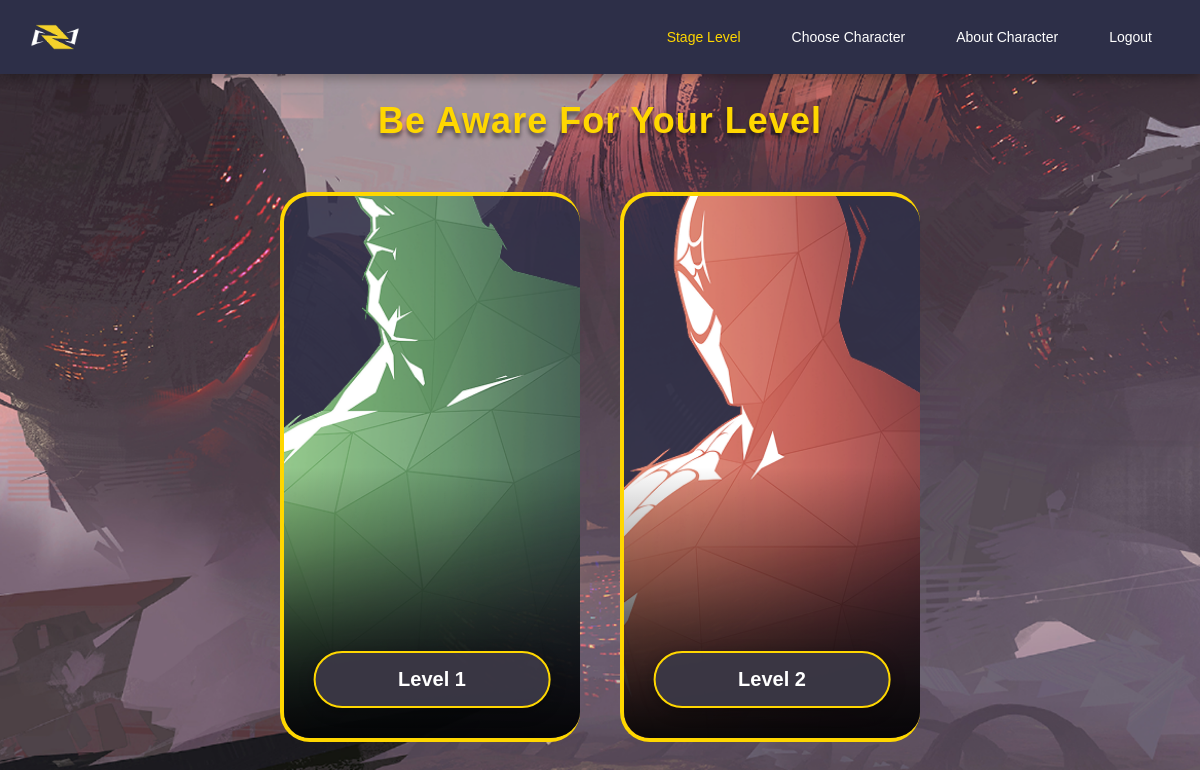
/index.php (signed in), run on the app's committed database.
### tables this page shows
CREATE TABLE `levels` (
  `id` int NOT NULL,
  `level_name` varchar(100) NOT NULL,
  `difficulty` enum('Easy','Medium','Hard') DEFAULT 'Easy',
  `background_image` varchar(255) DEFAULT NULL,
  `card_image` varchar(255) DEFAULT NULL,
  `enemy_character_id` int DEFAULT NULL
);

### functions/auth.php (called while the page is built, shortened)
<?php
function isLoggedIn() {
    return isset($_SESSION['user_id']);
}
function getCurrentUser() {
    if (isLoggedIn()) {
        return ['id' => $_SESSION['user_id'], 'username' => $_SESSION['username']];
    }
    return null;
}
?>

### index.php (the view, shortened to what this page needs)
<?php
require_once 'config/db.php';
require_once 'functions/auth.php';
$currentUser = getCurrentUser();
$userId = $currentUser['id'];
$progressQuery = "SELECT unlocked_level_id FROM user_progress WHERE user_id = ?";
$stmt = $conn->prepare($progressQuery);
$stmt->bind_param("i", $userId);
$stmt->execute();
$progressResult = $stmt->get_result();
$unlockedLevelId = 1;
if ($progressResult->num_rows > 0) {
    $row = $progressResult->fetch_assoc();
    $unlockedLevelId = $row['unlocked_level_id'];
} else {
    $conn->query("INSERT INTO user_progress (user_id, unlocked_level_id) VALUES ($userId, 1)");
}
$levelsQuery = "SELECT * FROM levels ORDER BY id ASC";
$levelsResult = $conn->query($levelsQuery);
?>
<!DOCTYPE html>
<html lang="en">
<head>
</head>
<body>
    <header>
        <div class="logo"></div>
        <nav>
            <a href="index.php" class="active">Stage Level</a>
            <a href="#" onclick="alert('Pilih Level Terlebih Dahulu!')">Choose Character</a>
            <a href="about-character.php">About Character</a>
            <a href="logout.php">Logout</a>
        </nav>
    </header>
    <main>
        <h1>Be Aware For Your Level</h1>
        <div class="levels-container">
            <?php if ($levelsResult->num_rows > 0): ?>
                <?php while($level = $levelsResult->fetch_assoc()): ?>
                    <?php
                        $isLocked = $level['id'] > $unlockedLevelId;
                    ?>
                    <div class="level-card <?php echo $isLocked ? 'locked' : ''; ?>"
                         onclick="<?php echo $isLocked ? "showLockedAlert()" : "selectLevel(" . $level['id'] . ")"; ?>">
                        <div class="card-image" style="background-image: url('<?php echo $level['card_image']; ?>');"></div>
                        <div class="card-overlay"></div>
                        <div class="level-btn">
                            <?php echo $isLocked ? 'Locked' : $level['level_name']; ?>
                        </div>
                    </div>
                <?php endwhile; ?>
            <?php else: ?>
                <p style="color:white;">Level data not found.</p>
            <?php endif; ?>
        </div>
    </main>
</body>
</html>

### index.php (style rules this page uses)
* { margin: 0; padding: 0; box-sizing: border-box; font-family: Arial, sans-serif; }
body { background: url('assets/backgrounds/level-bg.png') no-repeat center center fixed; background-size: cover; min-height: 100vh; overflow-x: hidden; }
header { background: #2d2f48; padding: 12px 30px; display: flex; justify-content: space-between; align-items: center; position: fixed; top: 0; left: 0; width: 100%; z-index: 100; box-shadow: 0 4px 10px rgba(0,0,0,0.3); }
.logo { width: 50px; height: 50px; background: url('assets/logo/logo-header.png') no-repeat center/contain; }
nav { display: flex; gap: 15px; }
nav a { color: #fff; text-decoration: none; padding: 8px 18px; font-size: 14px; border-radius: 5px; transition: background 0.3s; }
nav a.active { color: #ffd700; }
main { padding-top: 100px; padding-bottom: 50px; display: flex; flex-direction: column; align-items: center; }
h1 { color: #ffd700; font-size: 36px; margin-bottom: 50px; text-transform: capitalize; text-shadow: 0 4px 4px rgba(0,0,0,0.5); letter-spacing: 1px; }
.levels-container { display: flex; justify-content: center; gap: 40px; flex-wrap: wrap; max-width: 1200px; }
.level-card { width: 300px; height: 550px; border-radius: 30px; position: relative; cursor: pointer; overflow: hidden; transition: transform 0.3s ease, box-shadow 0.3s ease; background: rgba(45, 47, 72, 0.8); border-style: solid; border-width: 4px 0 4px 4px; border-color: #ffd700; }
.card-overlay { position: absolute; top: 0; left: 0; width: 100%; height: 100%; z-index: 1; background: linear-gradient(to bottom, rgba(0,0,0,0) 50%, rgba(0,0,0,0.6) 80%, rgba(0,0,0,0.9) 100%); }
.card-image { width: 100%; height: 100%; background-size: cover; background-position: top center; transition: transform 0.5s ease; }
.level-btn { position: absolute; bottom: 30px; left: 50%; transform: translateX(-50%); width: 80%; padding: 15px 0; border-radius: 50px; font-size: 20px; font-weight: bold; color: #fff; text-align: center; z-index: 2; text-decoration: none; background: rgba(60, 56, 70, 0.95); border: 2px solid #ffd700; box-shadow: 0 4px 15px rgba(0,0,0,0.3); transition: background 0.3s; }

### data on the page
levels: card_image (picture), level_name "Level 1"
levels: card_image (picture), level_name "Level 2"
